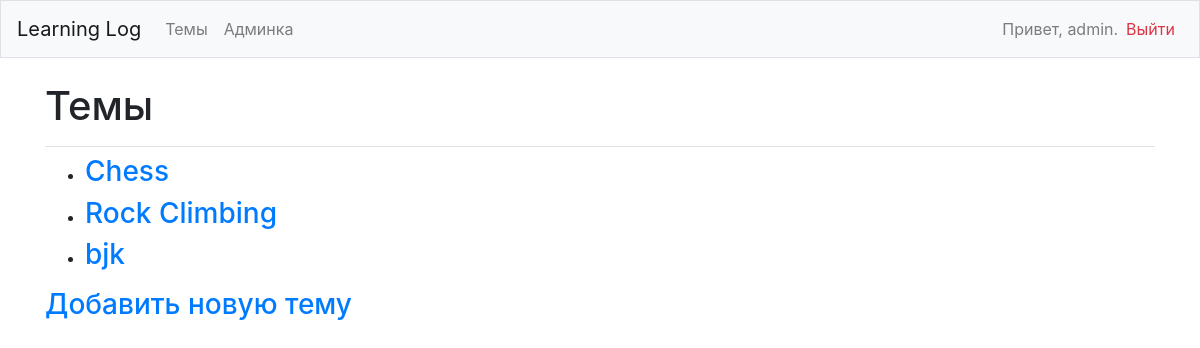
/topics/ (signed in), run on an earlier commit of the app's database.
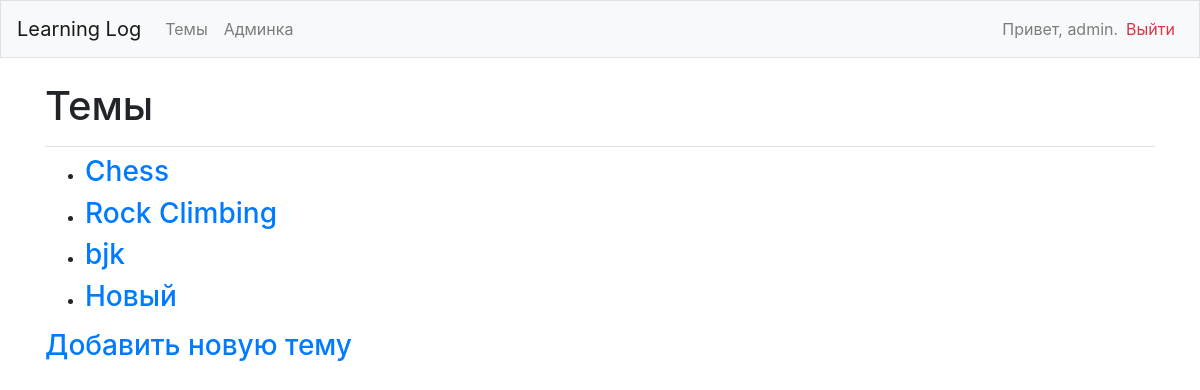
And on a later commit of the database.
### learning_logs/models.py (models this page shows)
class Topic(models.Model):
    text = models.CharField(max_length=200)
    date_added = models.DateTimeField(auto_now_add=True)
    owner = models.ForeignKey(User, on_delete=models.CASCADE)
    def __str__(self):
        return self.text

### learning_logs/views.py (the view)
# urls.py: path('topics/', views.topics, name='topics'),
@login_required
def topics(request):
    topics = Topic.objects.filter(owner=request.user).order_by('date_added')
    context = {'topics': topics}  # передается шаблону
    return render(request, 'learning_logs/topics.html', context)

### learning_logs/templates/learning_logs/topics.html
{% extends "learning_logs/base.html" %}
{% block page_header %}
    <h1>Темы</h1>
{% endblock page_header %}
{% block content %}
    <ul>
        {% for topic in topics %}
            <li><h3>
                <a href="{% url 'learning_logs:topic' topic.id %}">{{ topic }}</a>
            </h3></li>
        {% empty %}
            <li><h3>Темы еще не добавлены.</h3></li>
        {% endfor %}
    </ul>
    <h3><a href="{% url 'learning_logs:new_topic' %}">Добавить новую тему</h3>
{% endblock content %}

What changed in the data, as far as the page shows it:
added Topic: text "Новый"
